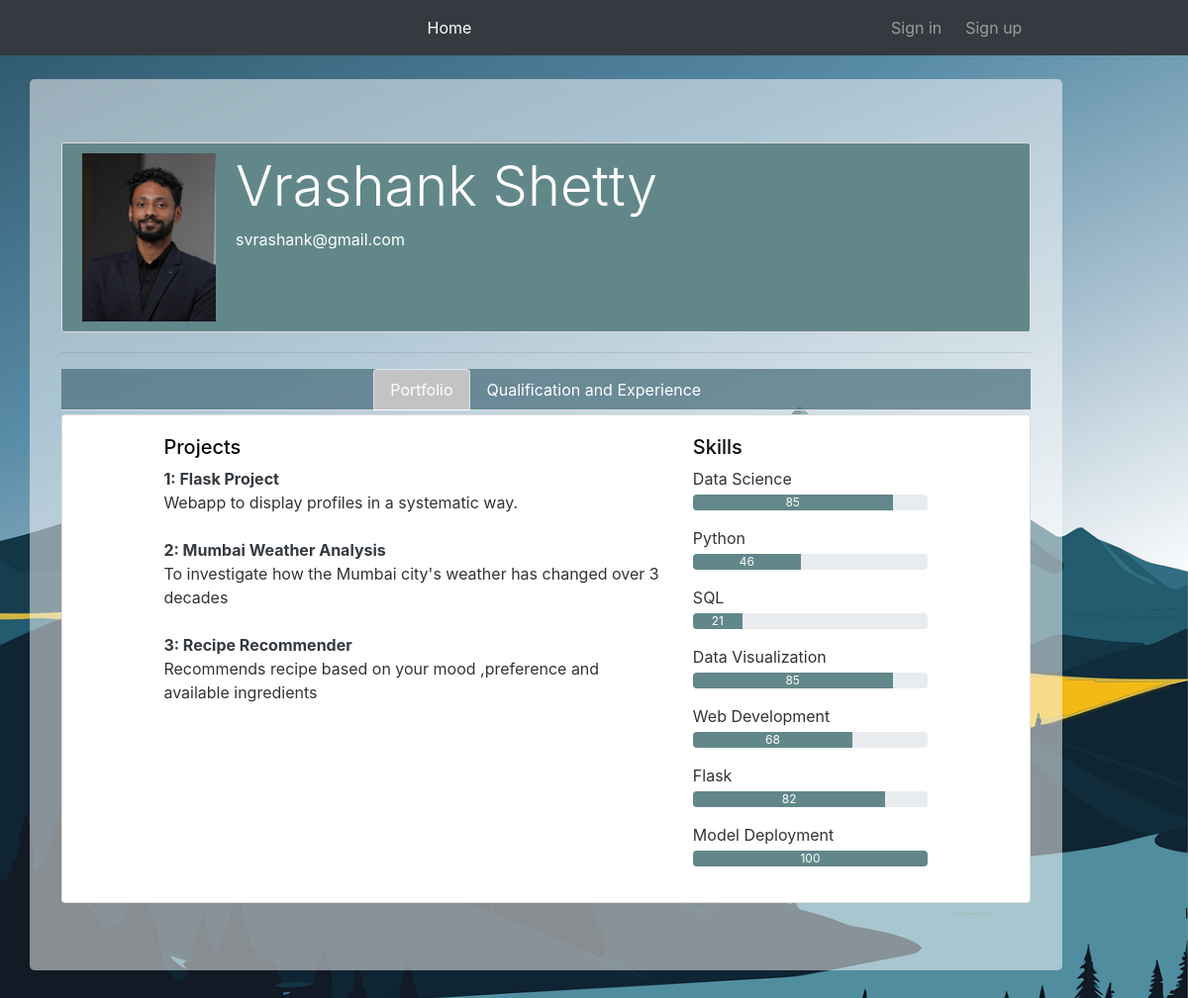
/user/Vrashank Shetty, run on the app's committed database.
### Portfolio/models.py (models this page shows, shortened)
class User(db.Model,UserMixin):
    id = db.Column(db.Integer,primary_key = True)
    username = db.Column(db.String(20),unique=True,nullable=False)
    email = db.Column(db.String(120),unique=True,nullable=False)
    image_file = db.Column(db.String(20),nullable=False,default='default.png')
    password = db.Column(db.String(60),nullable=False)
    DOB = db.Column(db.Date)
    resume = db.Column(db.String(20))
    profile_overview = db.Column(db.Text)
    experience = db.Column(db.Text)
    project = db.relationship('Project',backref='author',lazy=True)
    skill = db.relationship("Skills",backref='author',lazy=True)
    qualification = db.relationship("Qualifications",backref='author',lazy=True)

class Project(db.Model):
    id = db.Column(db.Integer,primary_key = True)
    project_title = db.Column(db.String(100),nullable = False)
    project_overview = db.Column(db.Text,nullable = False)
    project_url = db.Column(db.String(300),nullable = False)
    user_id = db.Column(db.Integer,db.ForeignKey('user.id'),nullable=False)

class Skills(db.Model):
    id = db.Column(db.Integer,primary_key = True)
    skill_name = db.Column(db.String(50))
    skill_value = db.Column(db.Integer)
    user_id = db.Column(db.Integer,db.ForeignKey('user.id'),nullable = False)

### Portfolio/main/routes.py (the view)
@main.route("/user/<username>")
def user_profile(username):
    user = User.query.filter_by(username=username).first_or_404()
    projects = Project.query.filter_by(user_id = user.id)
    skills = Skills.query.filter_by(user_id = user.id)
    qualifications = Qualifications.query.filter_by(user_id = user.id)
    return render_template("user_profile.html",user=user)

### Portfolio/templates/user_profile.html (shortened to what this page needs)
{% extends 'layouts_profile.html' %}
{% block content %}
<div class="jumbotron">
    <div class="content-section" style ="background-color: rgb(98, 135, 138);">
      <div class="media">
        <img src="{{ url_for('static',filename='profile_pics/' + user.image_file) }}" class="profile-img">
          <div class="media-body">
            <h2 class="display-4 text-white">{{ user.username }}</h2>
            <p class="text-white">{{ user.email }}</p>
          </div>
      </div>
  </div>
<hr></hr>
<div class="profile-header">
    <ul class="nav nav-tabs justify-content-center" id="myTabs">
        <li class="nav-item ">
            <a class="nav-link active text-white" id="portfolio-tab" data-toggle="tab" href="#portfolio">Portfolio</a>
        </li>
        <li class="nav-item ">
            <a class="nav-link text-white" id="qualification-tab" data-toggle="tab" href="#qualification">Qualification and Experience</a>
        </li>
    </ul>
</div>
<div class="profile-block">
    <div class="tab-content">
        <div class="tab-pane active" id="portfolio">
            <div class="card mb-1 mt-1">
                <div class="card-body">
                    <div class="container">
                        <div class="row">
                            <div class="col-md-8">
                                <h5 class="mb-2"> Projects</h5>
                                {% if user.project %}
                                    {% for project in user.project %}
                                        <div class="mb-4">
                                            <b class="text-dark">{{ loop.index }}: {{ project.project_title }}</b>
                                            <p class="">{{ project.project_overview }}</p>
                                        </div>
                                    {% endfor %}
                                {% else %}
                                    <p>User is yet to add Projects .</p>
                                {% endif %}
                            </div>
                            <div class="col-md-4">
                                <h5 class="mb-2">Skills</h5>
                                {% if user.skill %}
                                    {% for skill in user.skill %}
                                        <div class="mb-3">
                                            <p class="mb-1">{{ skill.skill_name }}</p>
                                            <div class="progress">
                                                <div class="progress-bar" role="progressbar" style="width: {{ skill.skill_value }}%; background-color: rgb(98, 135, 138);" aria-valuenow="{{ skill.skill_value }}" aria-valuemin="0" aria-valuemax="100">{{ skill.skill_value }}</div>
                                            </div>
                                        </div>
                                    {% endfor %}
                                {% else %}
                                    <p>No skills added</p>
                                {% endif %}
                            </div>
                        </div>
                    </div>
                </div>
            </div>
        </div>
{% endblock content %}

### Portfolio/templates/layouts_profile.html (shortened to what this page needs)
<!DOCTYPE html>
<html lang="en">
<head>
    <link href="https://getbootstrap.com/docs/4.1/dist/css/bootstrap.min.css" rel="stylesheet">
    <link rel="stylesheet" type="text/css" href="{{url_for('static',filename='main.css')}}">
</head>
<body>
    <nav class="navbar navbar-expand-md navbar-dark bg-dark mb-4">
      <div class="collapse navbar-collapse" id="navbarCollapse">
        <ul class="navbar-nav mr-auto ml-auto ">
          <li class="nav-item active ">
            <a class="nav-link" href="{{url_for('main.home')}}">Home <span class="sr-only">(current)</span></a>
          </li>
        </ul>
        <div class="navbar-nav col-lg-3">
          {% if current_user.is_authenticated %}
            <a class="nav-item nav-link " href="{{url_for('main.sign_out')}}">Sign out</a>
          {% else %}
            <a class="nav-item nav-link mr-md-2" href="{{url_for('users_blueprint.sign_in')}}">Sign in</a>
            <a class="nav-item nav-link mr-md-2" href="{{url_for('users_blueprint.sign_up')}}">Sign up</a>
          {% endif %}
        </div>
      </div>
    </nav>
    <div class="container">
        <main role="main" class="container">
            <div class="row">
                <div class="col-md-11">
                    {% block content %}{% endblock %}
                </div>
            </div>
        </main>
    </div>
</body>
</html>

### Portfolio/static/main.css (style rules this page uses)
body { background: #6e869399; background-image : url('background.png'); background-size: cover; background-repeat: no-repeat; color: #333333; }
h1, h2, h3, h4, h5, h6 { color: #100a0a; }
ul { margin: 0; }
.content-section { background: #ffffff; padding: 10px 20px; border: 1px solid #dddddd; border-radius: 3px; margin-bottom: 20px; }
.profile-img { height: 170px; width: 135px; margin-right: 20px; }
.profile-header { background-color:hsl(194, 27%, 37%,0.7); }
.nav-tabs .nav-item.show .nav-link, .nav-tabs .nav-link.active { background-color: rgb(195, 195, 195) ; color: rgb(146, 42, 42) }
.jumbotron { background-color: rgba(255, 255, 255, 0.5); }
.card-body { max-width: 100%; margin: 0 auto; }
.container { max-width: 1200px; margin: 0 auto; }

### data on the page
User: image_file (picture), username "Vrashank Shetty", email "svrashank@gmail.com"
Project: project_title "Flask Project", project_overview "Webapp to display profiles in a systematic way."
Project: project_title "Mumbai Weather Analysis", project_overview "To investigate how the Mumbai city's weather has changed over 3 decades"
Project: project_title "Recipe Recommender", project_overview "Recommends recipe based on your mood ,preference and available ingredients"
Skills: skill_name "Data Science", skill_value "85"
Skills: skill_name "Python", skill_value "46"
Skills: skill_name "SQL", skill_value "21"
Skills: skill_name "Data Visualization", skill_value "85"
Skills: skill_name "Web Development", skill_value "68"
Skills: skill_name "Flask", skill_value "82"
Skills: skill_name "Model Deployment", skill_value "100"
